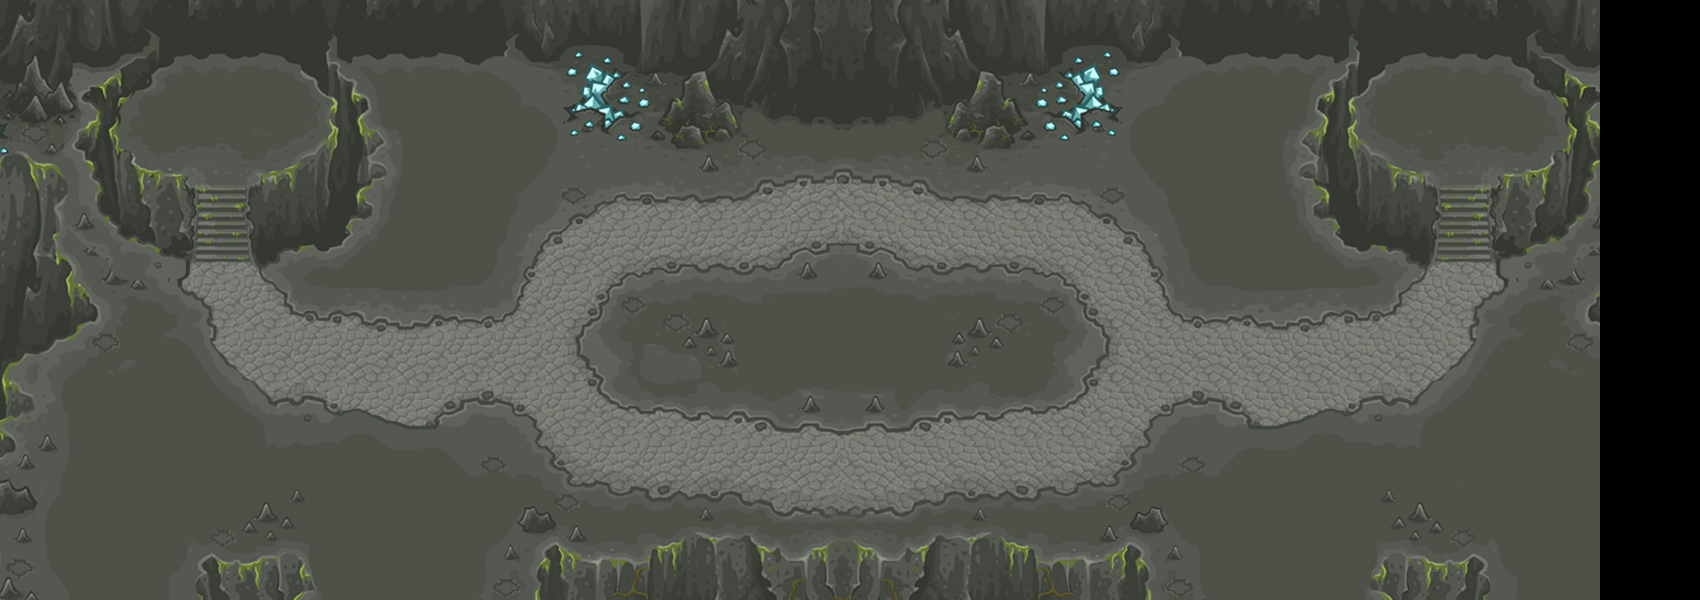

Tiled map render using the project's own tile images. Description and the map definition, with tile-layer contents summarised, below:
An orthogonal 17x6 tile map with 100x100 px tiles, 1 tile layer (块层 1).

<map version="1.0" orientation="orthogonal" renderorder="right-down" width="17" height="6" tilewidth="100" tileheight="100" nextobjectid="1">
 <tileset firstgid="1" name="map" tilewidth="100" tileheight="100">
  <image source="map.png" width="1665" height="639" />
 </tileset>
 <layer name="块层 1" width="17" height="6">
  <data>[102 cells, 96 non-empty, 96 distinct tile ids]</data>
 </layer>
</map>